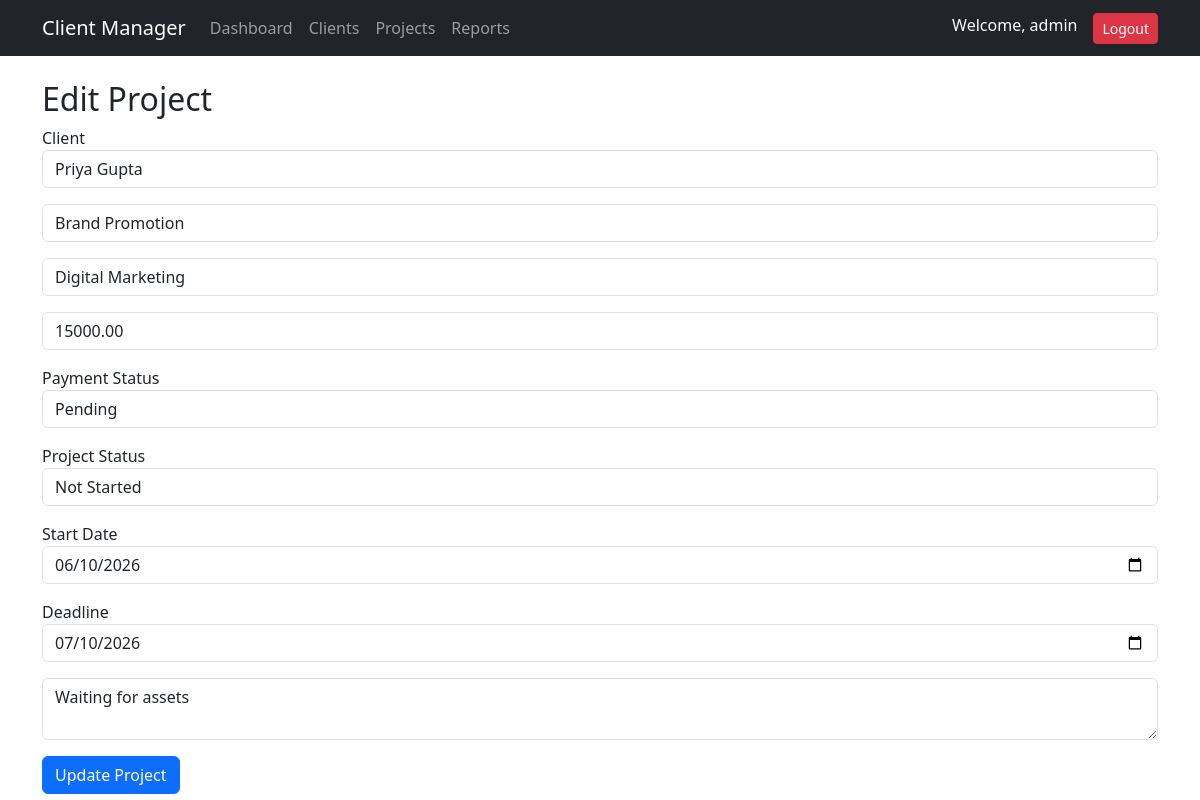
/projects/edit_project.php?id=2 (signed in), run on the app's committed database.
### tables this page shows
CREATE TABLE `projects` (
  `project_id` int(11) NOT NULL,
  `client_id` int(11) NOT NULL,
  `project_name` varchar(150) NOT NULL,
  `project_type` varchar(100) DEFAULT NULL,
  `budget` decimal(10,2) DEFAULT NULL,
  `payment_status` enum('Pending','Partial','Paid') DEFAULT 'Pending',
  `project_status` enum('Not Started','In Progress','On Hold','Completed') DEFAULT 'Not Started',
  `start_date` date DEFAULT NULL,
  `deadline` date DEFAULT NULL,
  `notes` text DEFAULT NULL,
  `created_at` timestamp NOT NULL DEFAULT current_timestamp()
);

CREATE TABLE `clients` (
  `client_id` int(11) NOT NULL,
  `client_name` varchar(100) NOT NULL,
  `email` varchar(100) NOT NULL,
  `phone` varchar(20) DEFAULT NULL,
  `company_name` varchar(100) DEFAULT NULL,
  `industry` varchar(100) DEFAULT NULL,
  `address` text DEFAULT NULL,
  `created_at` timestamp NOT NULL DEFAULT current_timestamp()
);

### projects/edit_project.php (the view, shortened to what this page needs)
<?php
include("../includes/db.php");
include("../includes/header.php");
$id = $_GET['id'];
$project_query = mysqli_query(
    $conn,
    "SELECT * FROM projects
     WHERE project_id=$id"
);
$project = mysqli_fetch_assoc($project_query);
$clients = mysqli_query(
    $conn,
    "SELECT * FROM clients"
);
?>
<h2>Edit Project</h2>
<form method="POST">
<label>Client</label>
<select
name="client_id"
class="form-control mb-3">
<?php
while($client = mysqli_fetch_assoc($clients))
{
?>
<option
value="<?php echo $client['client_id']; ?>"
<?php
if($project['client_id']
== $client['client_id'])
{
    echo "selected";
}
?>
>
<?php
echo $client['client_name'];
?>
</option>
<?php
}
?>
</select>
<input
type="text"
name="project_name"
class="form-control mb-3"
value="<?php echo $project['project_name']; ?>">
<input
type="text"
name="project_type"
class="form-control mb-3"
value="<?php echo $project['project_type']; ?>">
<input
type="number"
name="budget"
class="form-control mb-3"
value="<?php echo $project['budget']; ?>">
<label>Payment Status</label>
<select
name="payment_status"
class="form-control mb-3">
<option <?php if($project['payment_status']=="Pending") echo "selected"; ?>>
Pending
</option>
</select>
<label>Project Status</label>
<select
name="project_status"
class="form-control mb-3">
<option <?php if($project['project_status']=="Not Started") echo "selected"; ?>>
Not Started
</option>
</select>
<label>Start Date</label>
<input
type="date"
name="start_date"
class="form-control mb-3"
value="<?php echo $project['start_date']; ?>">
<label>Deadline</label>
<input
type="date"
name="deadline"
class="form-control mb-3"
value="<?php echo $project['deadline']; ?>">
<textarea
name="notes"
class="form-control mb-3"><?php echo $project['notes']; ?></textarea>
<button
type="submit"
name="update_project"
class="btn btn-primary">
Update Project
</button>
</form>
<?php
include("../includes/footer.php");
?>

### data on the page
projects: client_id "Priya Gupta", project_name "Brand Promotion", project_type "Digital Marketing", budget "15000.00", payment_status "Pending", project_status "Not Started", start_date "06/10/2026", deadline "07/10/2026", notes "Waiting for assets"

### other printed values
$_SESSION['admin'] "admin"
